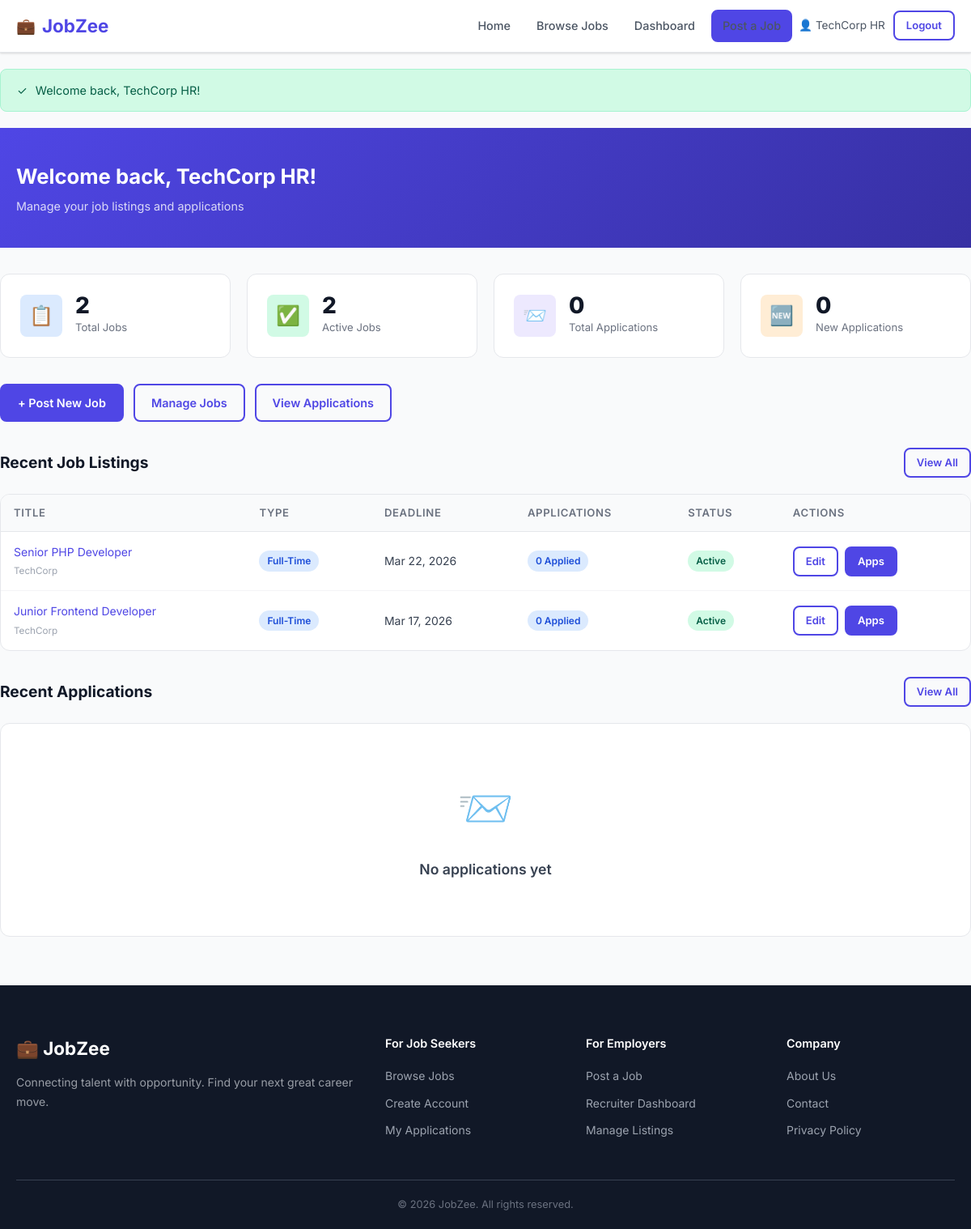
The page /recruiter/dashboard.php (signed in) on the database its author committed.
### tables this page shows
CREATE TABLE jobs (
    id INT UNSIGNED AUTO_INCREMENT PRIMARY KEY,
    recruiter_id INT UNSIGNED NOT NULL,
    title VARCHAR(200) NOT NULL,
    company VARCHAR(150) NOT NULL,
    location VARCHAR(150) NOT NULL,
    salary_min DECIMAL(10,2) DEFAULT 0,
    salary_max DECIMAL(10,2) DEFAULT 0,
    job_type ENUM('full-time','part-time','contract','internship','remote') NOT NULL DEFAULT 'full-time',
    description TEXT NOT NULL,
    deadline DATE NOT NULL,
    status ENUM('active','closed') NOT NULL DEFAULT 'active',
    created_at TIMESTAMP DEFAULT CURRENT_TIMESTAMP,
    INDEX idx_recruiter (recruiter_id),
    INDEX idx_status (status),
    INDEX idx_location (location),
    INDEX idx_job_type (job_type),
    INDEX idx_deadline (deadline),
    FULLTEXT idx_search (title, description, company),
    CONSTRAINT fk_jobs_recruiter FOREIGN KEY (recruiter_id) REFERENCES users(id) ON DELETE CASCADE
);

### includes/auth.php (called while the page is built, shortened)
<?php
require_once __DIR__ . '/functions.php';
function userName(): ?string {
    return $_SESSION['user_name'] ?? null;
}

### recruiter/dashboard.php (the view, shortened to what this page needs)
<?php
require_once __DIR__ . '/../includes/auth.php';
$db = getDB();
$uid = userId();
$totalJobs    = $db->prepare("SELECT COUNT(*) FROM jobs WHERE recruiter_id = ?"); $totalJobs->execute([$uid]); $totalJobs = $totalJobs->fetchColumn();
$activeJobs   = $db->prepare("SELECT COUNT(*) FROM jobs WHERE recruiter_id = ? AND status='active' AND deadline >= CURDATE()"); $activeJobs->execute([$uid]); $activeJobs = $activeJobs->fetchColumn();
$totalApps    = $db->prepare("SELECT COUNT(*) FROM applications a JOIN jobs j ON a.job_id = j.id WHERE j.recruiter_id = ?"); $totalApps->execute([$uid]); $totalApps = $totalApps->fetchColumn();
$newApps      = $db->prepare("SELECT COUNT(*) FROM applications a JOIN jobs j ON a.job_id = j.id WHERE j.recruiter_id = ? AND a.status='received'"); $newApps->execute([$uid]); $newApps = $newApps->fetchColumn();
$stmt = $db->prepare("SELECT j.*, (SELECT COUNT(*) FROM applications WHERE job_id = j.id) AS app_count FROM jobs j WHERE j.recruiter_id = ? ORDER BY j.created_at DESC LIMIT 5");
$stmt->execute([$uid]);
$recentJobs = $stmt->fetchAll();
$stmt2 = $db->prepare("SELECT a.*, j.title AS job_title, u.name AS applicant_name, u.email AS applicant_email FROM applications a JOIN jobs j ON a.job_id = j.id JOIN users u ON a.applicant_id = u.id WHERE j.recruiter_id = ? ORDER BY a.created_at DESC LIMIT 5");
$stmt2->execute([$uid]);
$recentApps = $stmt2->fetchAll();
include __DIR__ . '/../includes/header.php';
?>
<div class="dashboard-header">
    <div class="container">
        <h1 class="dashboard-title">Welcome back, <?= sanitize(userName()) ?>!</h1>
        <p class="dashboard-subtitle">Manage your job listings and applications</p>
    </div>
</div>
<div class="container dashboard-content">
    <div class="stats-grid">
        <div class="stat-card">
            <div class="stat-icon blue">📋</div>
            <div class="stat-info"><strong><?= $totalJobs ?></strong><span>Total Jobs</span></div>
        </div>
        <div class="stat-card">
            <div class="stat-icon green">✅</div>
            <div class="stat-info"><strong><?= $activeJobs ?></strong><span>Active Jobs</span></div>
        </div>
        <div class="stat-card">
            <div class="stat-icon purple">📨</div>
            <div class="stat-info"><strong><?= $totalApps ?></strong><span>Total Applications</span></div>
        </div>
        <div class="stat-card">
            <div class="stat-icon orange">🆕</div>
            <div class="stat-info"><strong><?= $newApps ?></strong><span>New Applications</span></div>
        </div>
    </div>
    <div style="display:flex; gap:12px; margin-bottom:32px; flex-wrap:wrap;">
        <a href="create_job.php" class="btn btn-primary">+ Post New Job</a>
        <a href="manage_jobs.php" class="btn btn-outline">Manage Jobs</a>
        <a href="view_applications.php" class="btn btn-outline">View Applications</a>
    </div>
    <div class="section-header">
        <h2>Recent Job Listings</h2>
        <a href="manage_jobs.php" class="btn btn-sm btn-outline">View All</a>
    </div>
    <div class="table-container mb-8">
        <?php if (empty($recentJobs)): ?>
            <div class="empty-state"><div class="empty-icon">📋</div><h3>No jobs posted yet</h3><p><a href="create_job.php">Post your first job</a> to get started.</p></div>
        <?php else: ?>
        <table>
            <thead><tr><th>Title</th><th>Type</th><th>Deadline</th><th>Applications</th><th>Status</th><th>Actions</th></tr></thead>
            <tbody>
            <?php foreach ($recentJobs as $j): ?>
            <tr>
                <td><a href="../job.php?id=<?= $j['id'] ?>"><?= sanitize($j['title']) ?></a><br><small style="color:var(--gray-400)"><?= sanitize($j['company']) ?></small></td>
                <td><span class="badge <?= jobTypeBadge($j['job_type']) ?>"><?= $j['job_type'] ?></span></td>
                <td><?= date('M j, Y', strtotime($j['deadline'])) ?><?= isExpired($j['deadline']) ? ' <span style="color:var(--danger);font-size:.75rem;">(expired)</span>' : '' ?></td>
                <td><span class="badge badge-blue"><?= $j['app_count'] ?> applied</span></td>
                <td><span class="badge <?= $j['status'] === 'active' ? 'badge-green' : 'badge-gray' ?>"><?= $j['status'] ?></span></td>
                <td>
                    <div class="table-actions">
                        <a href="edit_job.php?id=<?= $j['id'] ?>" class="btn btn-sm btn-outline">Edit</a>
                        <a href="view_applications.php?job_id=<?= $j['id'] ?>" class="btn btn-sm btn-primary">Apps</a>
                    </div>
                </td>
            </tr>
            <?php endforeach; ?>
            </tbody>
        </table>
        <?php endif; ?>
    </div>
    <div class="section-header">
        <h2>Recent Applications</h2>
        <a href="view_applications.php" class="btn btn-sm btn-outline">View All</a>
    </div>
    <div class="table-container">
        <?php if (empty($recentApps)): ?>
            <div class="empty-state"><div class="empty-icon">📨</div><h3>No applications yet</h3></div>
        <?php endif; ?>
    </div>
</div>
<?php include __DIR__ . '/../includes/footer.php'; ?>

### assets/css/style.css (style rules this page uses)
:root { --primary: #4f46e5; --primary-dark: #3730a3; --primary-light: #eef2ff; --secondary: #06b6d4; --success: #10b981; --warning: #f59e0b; --danger: #ef4444; --gray-50: #f9fafb; --gray-100: #f3f4f6; --gray-200: #e5e7eb; --gray-300: #d1d5db; --gray-400: #9ca3af; --gray-500: #6b7280; --gray-600: #4b5563; --gray-700: #374151; --gray-800: #1f2937; --gray-900: #111827; --white: #ffffff; --radius: 8px; --radius-lg: 12px; --shadow: 0 1px 3px rgba(0,0,0,.1), 0 1px 2px rgba(0,0,0,.06); --shadow-md: 0 4px 6px rgba(0,0,0,.07), 0 2px 4px rgba(0,0,0,.06); --shadow-lg: 0 10px 15px rgba(0,0,0,.1), 0 4px 6px rgba(0,0,0,.05); --transition: 0.2s ease; --font: 'Inter', system-ui, -apple-system, sans-serif; }
*, *::before, *::after { box-sizing: border-box; margin: 0; padding: 0; }
html { scroll-behavior: smooth; }
body { font-family: var(--font); color: var(--gray-800); background: var(--gray-50); line-height: 1.6; }
a { color: var(--primary); text-decoration: none; }
.container { max-width: 1200px; margin: 0 auto; padding: 0 20px; }
.btn { display: inline-flex; align-items: center; gap: 6px; padding: 10px 20px; border-radius: var(--radius); font-size: .9rem; font-weight: 600; cursor: pointer; transition: all var(--transition); border: 2px solid transparent; text-decoration: none; }
.btn-primary { background: var(--primary); color: var(--white); border-color: var(--primary); }
.btn-outline { background: transparent; color: var(--primary); border-color: var(--primary); }
.btn-sm { padding: 6px 14px; font-size: .82rem; }
.badge { display: inline-flex; align-items: center; padding: 3px 10px; border-radius: 20px; font-size: .75rem; font-weight: 600; text-transform: capitalize; }
.badge-blue { background: #dbeafe; color: #1d4ed8; }
.badge-green { background: #d1fae5; color: #065f46; }
.stats-grid { display: grid; grid-template-columns: repeat(auto-fit, minmax(200px, 1fr)); gap: 20px; margin-bottom: 32px; }
.stat-card { background: var(--white); border-radius: var(--radius-lg); padding: 24px; border: 1px solid var(--gray-200); display: flex; align-items: center; gap: 16px; }
.stat-icon { width: 52px; height: 52px; border-radius: var(--radius); display: flex; align-items: center; justify-content: center; font-size: 1.5rem; flex-shrink: 0; }
.stat-icon.blue { background: #dbeafe; }
.stat-icon.green { background: #d1fae5; }
.stat-icon.purple { background: #ede9fe; }
.stat-icon.orange { background: #ffedd5; }
.stat-info strong { display: block; font-size: 1.75rem; font-weight: 800; color: var(--gray-900); line-height: 1; }
.stat-info span { font-size: .82rem; color: var(--gray-500); }
.table-container { background: var(--white); border-radius: var(--radius-lg); border: 1px solid var(--gray-200); overflow: hidden; }
table { width: 100%; border-collapse: collapse; }
table th { background: var(--gray-50); padding: 12px 16px; text-align: left; font-size: .82rem; font-weight: 600; text-transform: uppercase; letter-spacing: .05em; color: var(--gray-500); border-bottom: 1px solid var(--gray-200); }
table td { padding: 14px 16px; font-size: .875rem; color: var(--gray-700); border-bottom: 1px solid var(--gray-100); vertical-align: middle; }
table tr:last-child td { border-bottom: none; }
.table-actions { display: flex; gap: 8px; flex-wrap: wrap; }
.dashboard-header { background: linear-gradient(135deg, var(--primary), var(--primary-dark)); color: var(--white); padding: 40px 0; margin-bottom: 32px; }
.dashboard-title { font-size: 1.6rem; font-weight: 700; margin-bottom: 4px; }
.dashboard-subtitle { opacity: .8; font-size: .9rem; }
.dashboard-content { padding: 0 0 60px; }
.section-header { display: flex; justify-content: space-between; align-items: center; margin-bottom: 20px; }
.section-header h2 { font-size: 1.2rem; font-weight: 700; color: var(--gray-900); }
.empty-state { text-align: center; padding: 60px 20px; color: var(--gray-500); }
.empty-state .empty-icon { font-size: 3.5rem; margin-bottom: 16px; }
.empty-state h3 { font-size: 1.1rem; font-weight: 600; color: var(--gray-700); margin-bottom: 8px; }
.mb-8 { margin-bottom: 32px; }

### rows shown on the page
jobs: title "Senior PHP Developer", company "TechCorp", job_type "Full-Time", deadline "Mar 22, 2026", app_count "0", status "Active"
jobs: title "Junior Frontend Developer", company "TechCorp", job_type "Full-Time", deadline "Mar 17, 2026", app_count "0", status "Active"

### other values the page prints
userName() "TechCorp HR"
$icon "✓"
$flash['message'] "Welcome back, TechCorp HR!"
$totalJobs "2"
$activeJobs "2"
$totalApps "0"
$newApps "0"
